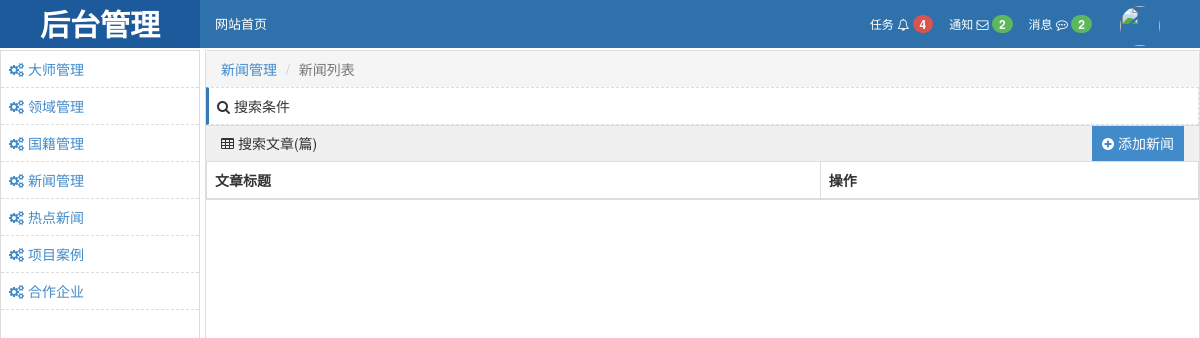
The app's page /backend/hotnews.html/ (signed in), older data.
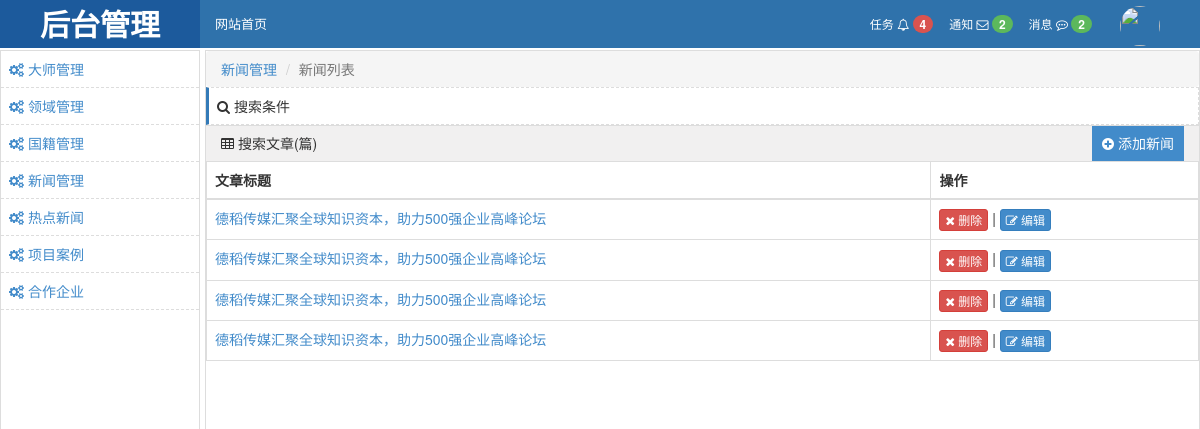
The same page, newer data.
### web/models.py (models this page shows, shortened)
class HotNews(models.Model):
    thumbnails = models.ImageField()
    new = models.ForeignKey('News')

class News(models.Model):
    title = models.CharField(max_length=256)
    thumbnails = models.ImageField(upload_to='img')
    time = models.DateTimeField(auto_now_add=True)
    about = models.ManyToManyField("Master", blank=True, null=True)
    content = models.CharField(max_length=10000)

### background/views.py (the view)
@login_required
def hotnews(request):
    data = models.HotNews.objects.all()
    path = 'background/include/hotnews.html'
    return render(request, 'background/hotnews.html', {'data': data, 'path': path})

### templates/background/hotnews.html (shortened to what this page needs)
{% extends 'background/backend_layout.html' %}
{% load search %}
{% block conent %}
    <ol class="breadcrumb" style="margin-bottom: 0;">
        <li><a href="#">新闻管理</a></li>
        <li class="active">新闻列表</li>
    </ol>
    <div>
        <div style="border: 1px dashed #dddddd;padding: 8px;border-left: 3px solid #337ab7;">
            <i class="fa fa-search" aria-hidden="true"></i> 搜索条件
        </div>
        <div class="clearfix"
             style="height: 36px;line-height: 35px;padding: 0 15px;border-top: 1px solid #dddddd;background-color: #f1f0f0">
            <i class="fa fa-table" aria-hidden="true"></i>
            搜索文章(篇)
            <a target="_self" href="/backend/add-hotnews.html/" class="right"
               style="display: inline-block;padding:0 10px;background-color: #428bca;color: #ffffff;">
                <i class="fa fa-plus-circle" aria-hidden="true"></i>
                添加新闻
            </a>
        </div>
        <table class="table table-bordered">
            <thead>
            <tr>
                <th>文章标题</th>
                <th>操作</th>
            </tr>
            </thead>
            <tbody>
            {% include path %}
            </tbody>
        </table>
        <div class="clearfix">
        </div>
    </div>
{% endblock %}

### templates/background/include/hotnews.html
{% for row in data %}
    <tr nid="{{ row.id }}">
        <td><a href="/backend/edit-field-{{ row.id }}.html">{{ row.new.title }}</a></td>
        <td>
            <a class="btn btn-danger btn-xs">
                <i class="fa fa-times" aria-hidden="true"></i>
                删除
            </a>
            |
            <a class="btn btn-primary btn-xs" href="/backend/edit-field-{{ row.id }}.html">
                <i class="fa fa-pencil-square-o" aria-hidden="true"></i>
                编辑
            </a>
        </td>
    </tr>
{% endfor %}

Row changes from the older to the newer data that the page shows:
added HotNews: new "德稻传媒汇聚全球知识资本，助力500强企业高峰论坛"
added HotNews: new "德稻传媒汇聚全球知识资本，助力500强企业高峰论坛"
added HotNews: new "德稻传媒汇聚全球知识资本，助力500强企业高峰论坛"
added HotNews: new "德稻传媒汇聚全球知识资本，助力500强企业高峰论坛"
